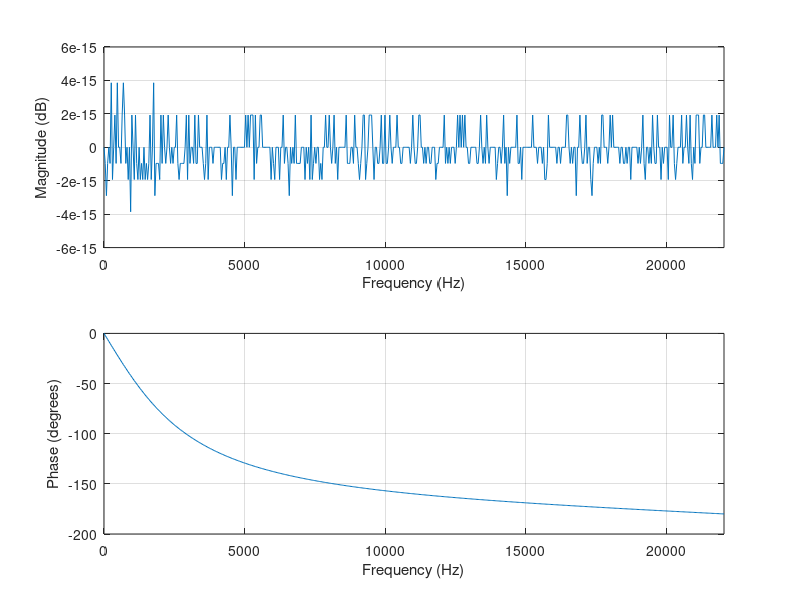
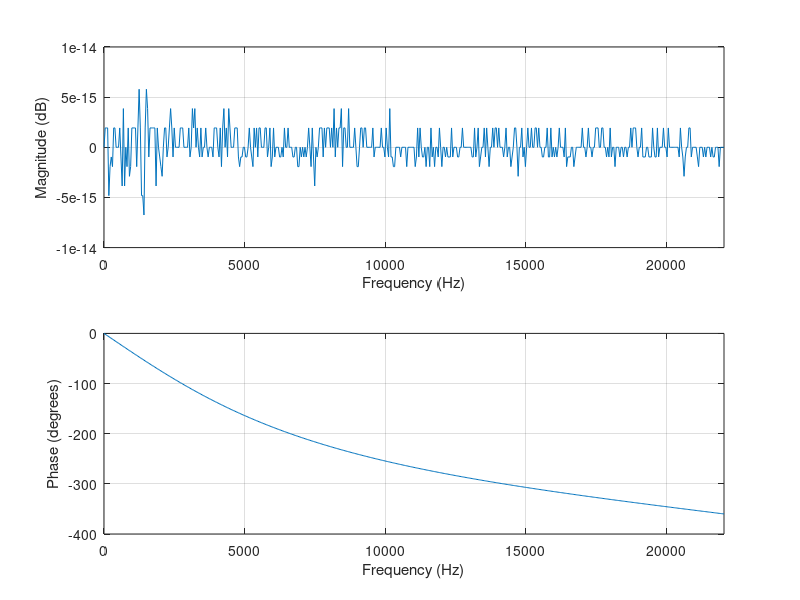
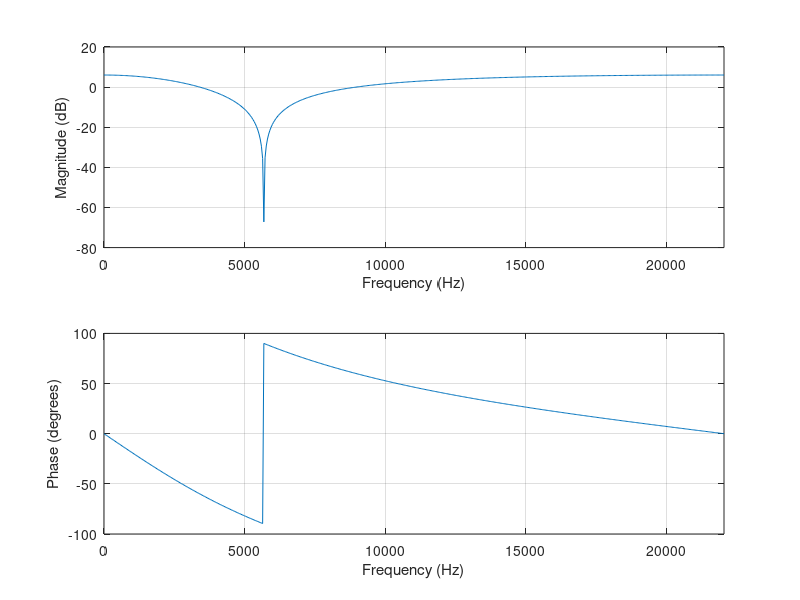
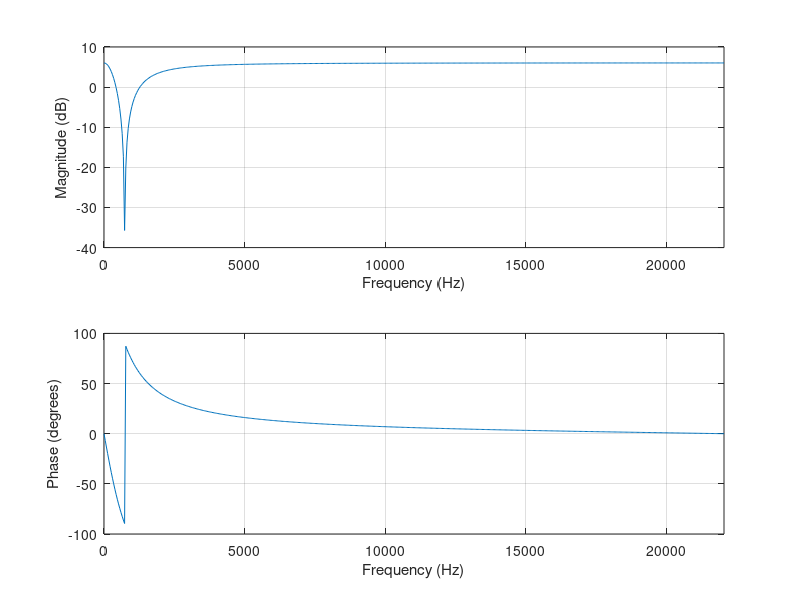

Here is the MATLAB script that generated these plots, in order:

%Single allpass filter
a = -0.7;        
B1 = [a 1];      
A1 = [1 a];  

figure(1)
freqz(B1,A1,512,44100);

a = -0.4;        
B1 = [a 1];      
A1 = [1 a];

figure(5)
freqz(B1,A1,512,44100);

%Two allpass filters in series connection
B2 = [a^2 2*a 1];      
A2 = [1 2*a a^2];  

figure(2)
freqz(B2,A2,512,44100);

%Phaser with -0.7 coeff
B3 = [(a^2 + 1) 4*a (1+a^2)];      
A3 = [1 2*a a^2];  

figure(3)
freqz(B3,A3,512,44100);

%Phaser with -0.9 coeff
a1 = -0.9;
B4 = [(a1^2 + 1) 4*a1 (1+a1^2)];     
A4 = [1 2*a1 a1^2];  

figure(4)
freqz(B4,A4,512,44100);







